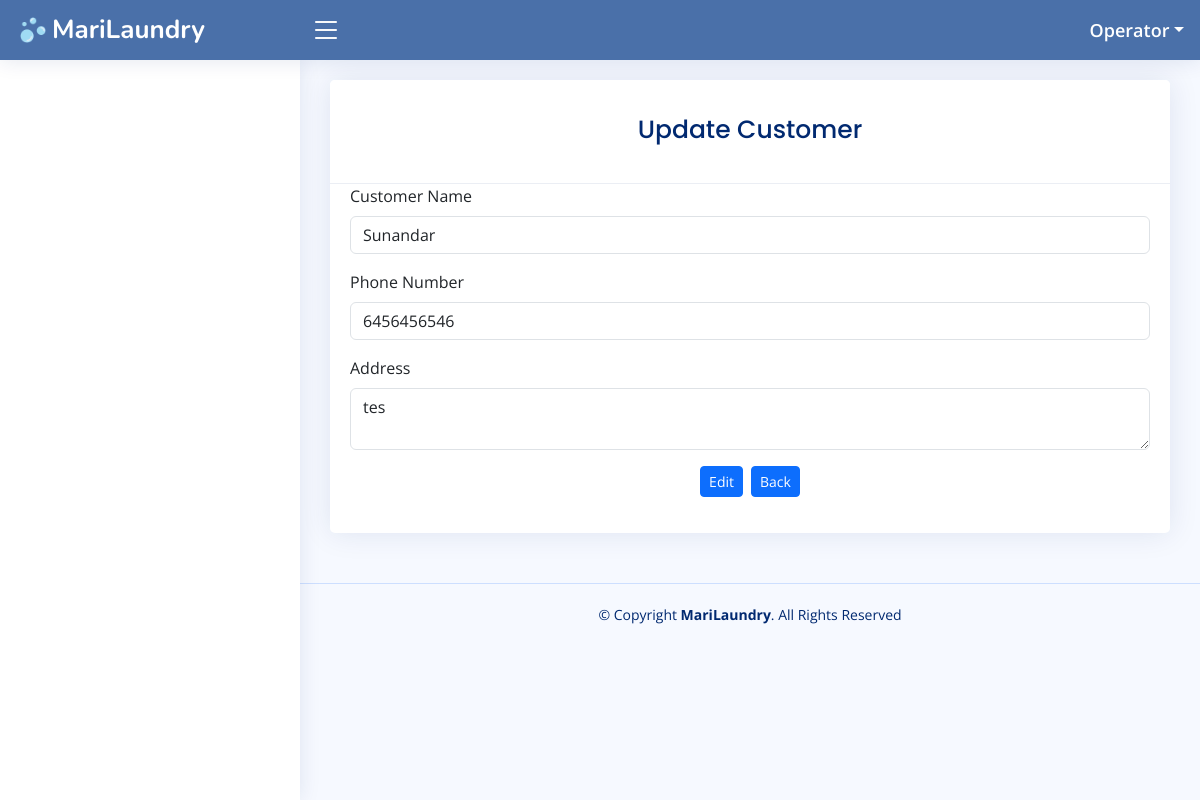
The app's page /home.php?page=tambah-customer&edit=3 (signed in), older data.
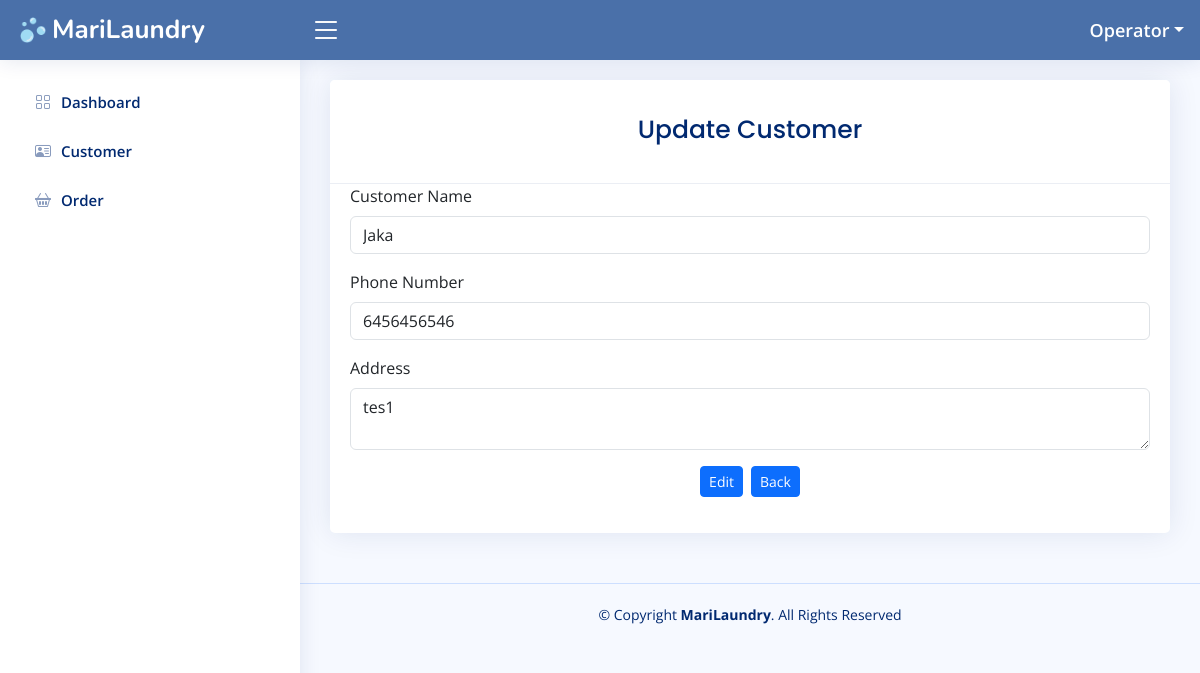
The same page, newer data.
### tables this page shows
CREATE TABLE `customers` (
  `id` int(11) NOT NULL,
  `name` varchar(100) NOT NULL,
  `phone` varchar(15) NOT NULL,
  `address` text NOT NULL,
  `created_at` timestamp NOT NULL DEFAULT current_timestamp(),
  `updated_at` timestamp NULL DEFAULT NULL ON UPDATE current_timestamp()
);

CREATE TABLE `level_menus` (
  `id` int(11) NOT NULL,
  `id_level` int(11) NOT NULL,
  `id_menu` int(11) NOT NULL,
  `create_at` timestamp NOT NULL DEFAULT current_timestamp(),
  `update_at` timestamp NULL DEFAULT NULL ON UPDATE current_timestamp()
);

CREATE TABLE `menus` (
  `id` int(11) NOT NULL,
  `name` varchar(30) NOT NULL,
  `icon` varchar(30) NOT NULL,
  `link` varchar(30) NOT NULL,
  `order` int(11) NOT NULL,
  `create_at` timestamp NOT NULL DEFAULT current_timestamp(),
  `update_at` timestamp NULL DEFAULT NULL ON UPDATE current_timestamp()
);

### pages/tambah-customer.php (the view, shortened to what this page needs)
<?php
$id = isset($_GET['edit']) ? $_GET['edit'] : "";
$queryEdit = mysqli_query($config, "SELECT * FROM customers WHERE id = '$id'");
$rowEdit = mysqli_fetch_assoc($queryEdit);
?>
<div class="row">
    <div class="col-sm-12">
        <div class="card">
            <div class="card-header">
                    <h3 class="card-title">
                        <?php echo isset($_GET['edit']) ? 'Update' : 'Add' ?> Customer
                    </h3>
            </div>
            <div class="card-body">
                <form action="" method="post">
                    <div class="mb-3">
                        <label for="" class="form-label">Customer Name</label>
                        <input class="form-control" type="text" name="name" value="<?php echo $rowEdit['name'] ?? "" ?>" required>
                    </div>
                    <div class="mb-3">
                        <label for="" class="form-label">Phone Number</label>
                        <input class="form-control" type="text" name="phone" value="<?php echo $rowEdit['phone'] ?? "" ?>" required>
                    </div>
                    <div class="mb-3">
                        <label for="" class="form-label">Address</label>
                        <textarea class="form-control" name="address" id=""><?php echo $rowEdit['address'] ?? "" ?></textarea>
                    </div>
                    <div class="mb-3 d-flex justify-content-center gap-2">
                        <button class="btn btn-primary btn-sm" type="submit"
                            name="<?php echo isset($_GET['edit']) ? 'update' : 'simpan' ?>">
                            <?php echo isset($_GET['edit']) ? 'Edit' : 'Save' ?>
                        </button>
                        <a href="?page=customer" class="btn btn-primary btn-sm">Back</a>
                    </div>
                </form>
            </div>
        </div>
    </div>
</div>

### inc/sidebar.php
<?php
    $id_level = $_SESSION['ID_LEVEL'] ?? '';
    $queryLevelMenu = mysqli_query($config, "SELECT * FROM menus JOIN level_menus ON menus.id = level_menus.id_menu WHERE id_level = '$id_level' ORDER BY menus.`order`");
    $rowLevelMenus = mysqli_fetch_all($queryLevelMenu, MYSQLI_ASSOC);
?>
<aside id="sidebar" class="sidebar">
    <ul class="sidebar-nav" id="sidebar-nav">
        <?php foreach ($rowLevelMenus as $rowLevelMenu): ?>
        <li class="nav-item">
            <a class="nav-link collapsed" href="?page=<?= $rowLevelMenu['link'] ?>">
                <i class="<?= $rowLevelMenu['icon'] ?>"></i>
                <span><?= $rowLevelMenu['name'] ?></span>
            </a>
        </li>
        <?php endforeach ?>
    </ul>
</aside>

Row changes from the older to the newer data that the page shows:
added level_menus: id_menu.name "Dashboard"
added level_menus: id_menu.name "Customer"
added level_menus: id_menu.name "Order"
changed customers: name "Sunandar" → "Jaka"; address "tes" → "tes1"
